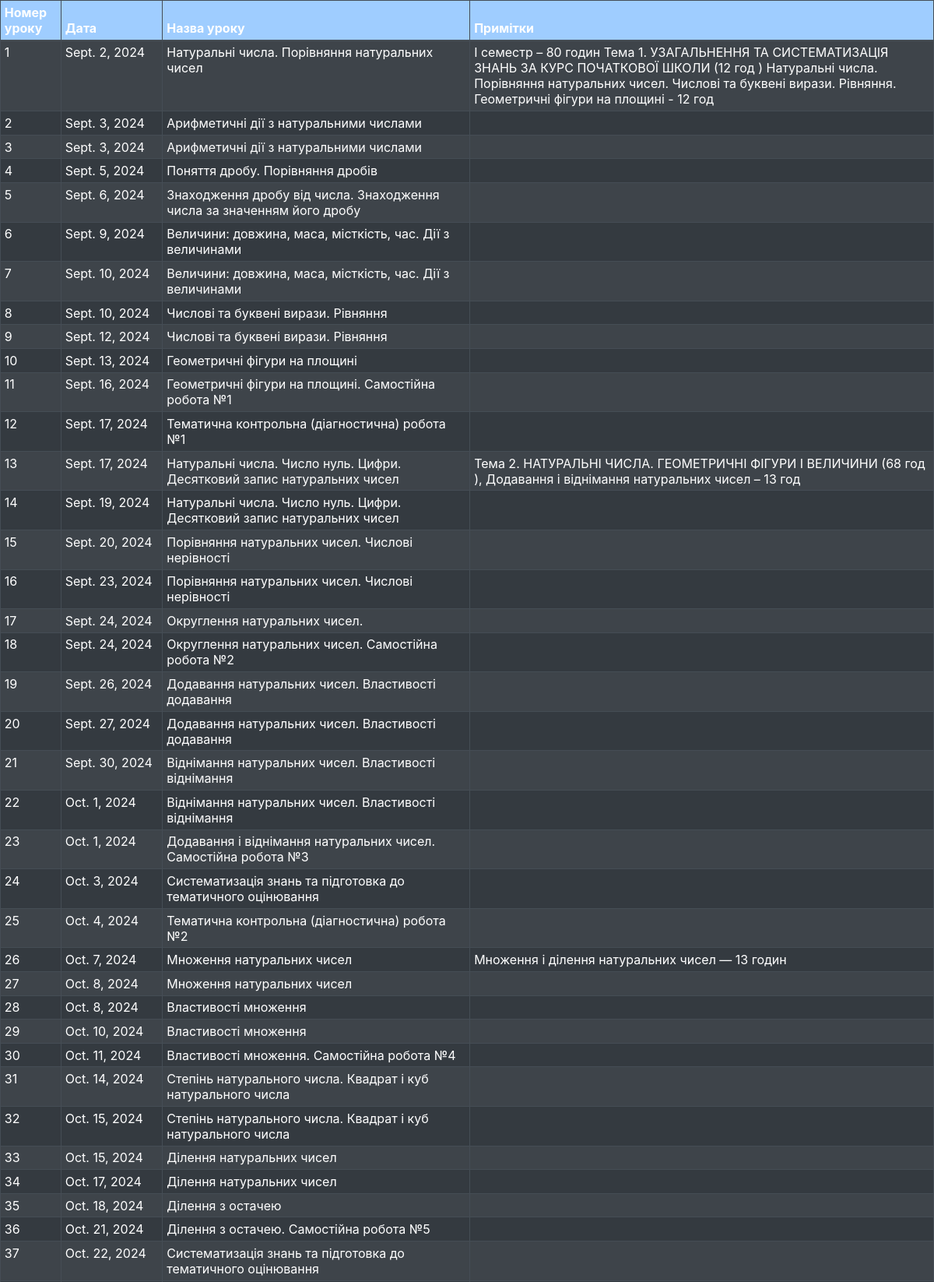
Screenshot of /lessons/1/1/ (upper part) with the database file from the repository.
### planner/models.py (models this page shows, shortened)
class Lesson(models.Model):
    lesson_number = models.IntegerField(verbose_name="Номер уроку", blank=True, null=True)  # Додаємо поле для номера уроку
    subject = models.ForeignKey(Subject, on_delete=models.CASCADE, verbose_name="Предмет")
    grade = models.ForeignKey(Grade, on_delete=models.CASCADE, verbose_name="Клас")
    date = models.DateField(verbose_name="Дата")
    title = models.CharField(max_length=255, verbose_name="Зміст уроку")
    time = models.TimeField(blank=True, null=True, verbose_name="Час")
    description = models.TextField(blank=True, null=True, verbose_name="Опис уроку")
    materials = models.ManyToManyField(Material, blank=True, verbose_name="Матеріали")
    homework = models.TextField(blank=True, null=True, verbose_name="Домашнє завдання")
    notes = models.TextField(blank=True, null=True, verbose_name="Примітки")

### planner/views.py (the view)
# urls.py: path('lessons/<int:subject_id>/<int:grade_id>/', views.lesson_list, name='lesson_list'),
def lesson_list(request, subject_id, grade_id):
    lessons = Lesson.objects.filter(subject_id=subject_id, grade_id=grade_id).order_by('date', 'time')
    return render(request, 'planner/lesson_list.html', {'lessons': lessons})

### templates/planner/lesson_list.html (shortened to what this page needs)
<head>
    <link rel="stylesheet" href="https://stackpath.bootstrapcdn.com/bootstrap/4.5.2/css/bootstrap.min.css">
</head>
<table class="table table-bordered table-hover table-sm table-striped table-dark">
    <thead>
        <tr class="table-primary">
            <th scope="col">Номер уроку</th>
            <th scope="col">Дата</th>
            <th scope="col">Назва уроку</th>
            <th scope="col">Примітки</th>
        </tr>
    </thead>
    <tbody>
        {% for lesson in lessons %}
        <tr>
            <td>{{ lesson.lesson_number }}</td>
            <td>{{ lesson.date }}</td>
            <td>{{ lesson.title }}</td>
            <td>{{ lesson.notes }}</td>
        </tr>
        {% endfor %}
    </tbody>
</table>

### templates/planner/lesson_list.html (style rules this page uses)
td:nth-child(2) { white-space: nowrap; }

### rows the page displays
Lesson: lesson_number "1", date "Sept. 2, 2024", title "Натуральні числа. Порівняння натуральних чисел", notes "І семестр – 80 годин Тема 1. УЗАГАЛЬНЕННЯ ТА СИСТЕМАТИЗАЦІЯ ЗНАНЬ ЗА КУРС ПОЧАТКОВОЇ ШКОЛИ (12 год ) Натуральні числа. Порівняння натуральних чисел. Числові та буквені вирази. Рівняння. Геометричні фігури на площині - 12 год"
Lesson: lesson_number "2", date "Sept. 3, 2024", title "Арифметичні дії з натуральними числами"
Lesson: lesson_number "3", date "Sept. 3, 2024", title "Арифметичні дії з натуральними числами"
Lesson: lesson_number "4", date "Sept. 5, 2024", title "Поняття дробу. Порівняння дробів"
Lesson: lesson_number "5", date "Sept. 6, 2024", title "Знаходження дробу від числа. Знаходження числа за значенням його дробу"
Lesson: lesson_number "6", date "Sept. 9, 2024", title "Величини: довжина, маса, місткість, час. Дії з величинами"
Lesson: lesson_number "7", date "Sept. 10, 2024", title "Величини: довжина, маса, місткість, час. Дії з величинами"
Lesson: lesson_number "8", date "Sept. 10, 2024", title "Числові та буквені вирази. Рівняння"
Lesson: lesson_number "9", date "Sept. 12, 2024", title "Числові та буквені вирази. Рівняння"
Lesson: lesson_number "10", date "Sept. 13, 2024", title "Геометричні фігури на площині"
Lesson: lesson_number "11", date "Sept. 16, 2024", title "Геометричні фігури на площині. Самостійна робота №1"
Lesson: lesson_number "12", date "Sept. 17, 2024", title "Тематична контрольна (діагностична) робота №1"
Lesson: lesson_number "13", date "Sept. 17, 2024", title "Натуральні числа. Число нуль. Цифри. Десятковий запис натуральних чисел", notes "Тема 2. НАТУРАЛЬНІ ЧИСЛА. ГЕОМЕТРИЧНІ ФІГУРИ І ВЕЛИЧИНИ (68 год ), Додавання і віднімання натуральних чисел – 13 год"
Lesson: lesson_number "14", date "Sept. 19, 2024", title "Натуральні числа. Число нуль. Цифри. Десятковий запис натуральних чисел"
Lesson: lesson_number "15", date "Sept. 20, 2024", title "Порівняння натуральних чисел. Числові нерівності"
Lesson: lesson_number "16", date "Sept. 23, 2024", title "Порівняння натуральних чисел. Числові нерівності"
Lesson: lesson_number "17", date "Sept. 24, 2024", title "Округлення натуральних чисел."
Lesson: lesson_number "18", date "Sept. 24, 2024", title "Округлення натуральних чисел. Самостійна робота №2"
Lesson: lesson_number "19", date "Sept. 26, 2024", title "Додавання натуральних чисел. Властивості додавання"
Lesson: lesson_number "20", date "Sept. 27, 2024", title "Додавання натуральних чисел. Властивості додавання"
Lesson: lesson_number "21", date "Sept. 30, 2024", title "Віднімання натуральних чисел. Властивості віднімання"
Lesson: lesson_number "22", date "Oct. 1, 2024", title "Віднімання натуральних чисел. Властивості віднімання"
Lesson: lesson_number "23", date "Oct. 1, 2024", title "Додавання і віднімання натуральних чисел. Самостійна робота №3"
Lesson: lesson_number "24", date "Oct. 3, 2024", title "Систематизація знань та підготовка до тематичного оцінювання"
Lesson: lesson_number "25", date "Oct. 4, 2024", title "Тематична контрольна (діагностична) робота №2"
Lesson: lesson_number "26", date "Oct. 7, 2024", title "Множення натуральних чисел", notes "Множення і ділення натуральних чисел — 13 годин"
Lesson: lesson_number "27", date "Oct. 8, 2024", title "Множення натуральних чисел"
Lesson: lesson_number "28", date "Oct. 8, 2024", title "Властивості множення"
Lesson: lesson_number "29", date "Oct. 10, 2024", title "Властивості множення"
Lesson: lesson_number "30", date "Oct. 11, 2024", title "Властивості множення. Самостійна робота №4"
Lesson: lesson_number "31", date "Oct. 14, 2024", title "Степінь натурального числа. Квадрат і куб натурального числа"
Lesson: lesson_number "32", date "Oct. 15, 2024", title "Степінь натурального числа. Квадрат і куб натурального числа"
Lesson: lesson_number "33", date "Oct. 15, 2024", title "Ділення натуральних чисел"
Lesson: lesson_number "34", date "Oct. 17, 2024", title "Ділення натуральних чисел"
Lesson: lesson_number "35", date "Oct. 18, 2024", title "Ділення з остачею"
Lesson: lesson_number "36", date "Oct. 21, 2024", title "Ділення з остачею. Самостійна робота №5"
Lesson: lesson_number "37", date "Oct. 22, 2024", title "Систематизація знань та підготовка до тематичного оцінювання"
